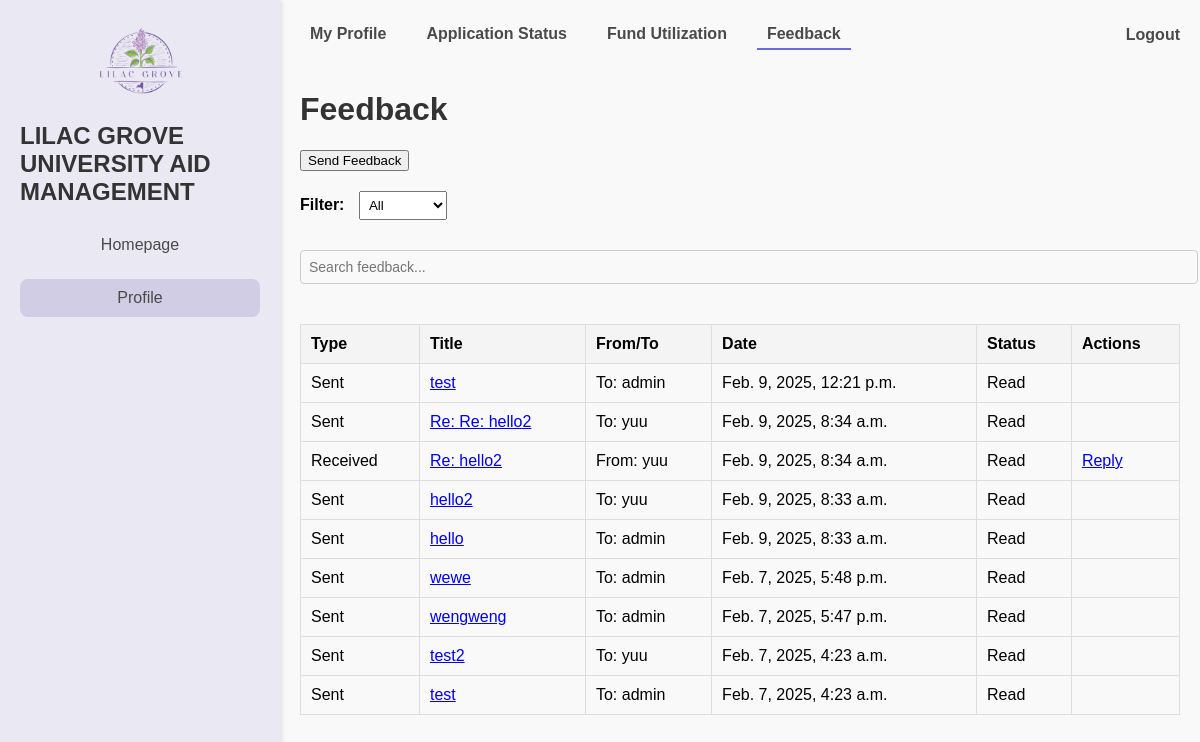
The app's page /profile/?tab=feedback (signed in) with its own data.
### feedbacks/models.py (models this page shows, shortened)
class Feedback(models.Model):
    CATEGORY_CHOICES = [
        ('system/application', 'System/Application'),
        ('aid_programs', 'Aid Programs'),
    ]
    sender = models.ForeignKey(settings.AUTH_USER_MODEL, related_name='sent_feedbacks', on_delete=models.CASCADE)
    receiver = models.ForeignKey(settings.AUTH_USER_MODEL, related_name='received_feedbacks', on_delete=models.CASCADE)
    title = models.CharField(max_length=255)
    message = models.TextField()
    category = models.CharField(max_length=20, choices=CATEGORY_CHOICES)
    attachment = models.FileField(upload_to='feedback_attachments/', blank=True, null=True)
    is_read = models.BooleanField(default=False)  # Track if the feedback is read
    created_at = models.DateTimeField(auto_now_add=True)
    updated_at = models.DateTimeField(auto_now=True)
    class Meta:
        db_table = 'feedback'

### users/models.py (models this page shows, shortened)
class Account(AbstractUser):
    ROLE_LIST = [
        ('student', 'Student'),
        ('officer', 'Aid Officer'),
        ('funder', 'Funder'),
        ('administrator', 'Administrator'),
    ]
    role = models.CharField(max_length=13, choices=ROLE_LIST)
    study_program = models.CharField(max_length=100, blank=True, null=True)  # only for Students
    years_of_study = models.IntegerField(blank=True, null=True)
    gpa = models.FloatField(blank=True, null=True)
    organization_name = models.CharField(max_length=255, blank=True, null=True)
    is_approved = models.BooleanField(default=False)
    phone_number = models.CharField(max_length=15, blank=True, null=True)
    created_at = models.DateTimeField(default=now)
    updated_at = models.DateTimeField(auto_now=True)
    class Meta:
        db_table = 'users_masterlist'

### users/views.py (the view)
# urls.py: path('profile/', views.dashboard, name = 'dashboard'),
@login_required
def dashboard(request):
    role_dashboard_map = {
        'administrator': admin_dashboard,
        'student': student_dashboard,
        'officer': officer_dashboard,
        'funder': funder_dashboard,
    }
    user_role = request.user.role
    if user_role in role_dashboard_map:
        return role_dashboard_map[user_role](request)
    else:
        messages.error(request, "Your role is not recognized. Please contact support.")
        return redirect('home')  # Redirect to a safe fallback page

### users/views.py (called while the page is built)
def role_required(role_name):
    def decorator(view_func):
        def wrapper(request, *args, **kwargs):
            if request.user.role != role_name:
                raise PermissionDenied("You do not have permission to access this page.")
            return view_func(request, *args, **kwargs)
        return wrapper
    return decorator

### users/templates/dashboards/dashboard.html (shortened to what this page needs)
{% extends "base.html" %}
{% load static %}
{% block statics %}
    <link rel="stylesheet" href="{% static 'css/Dashboard.css' %}">
{% endblock statics %}
{% block content %}
    <div class="container">
        <aside class="sidebar">
            <div class="logo">
                <img src="{% static "img/logo.png" %}" alt="Lilac Grove Logo">
                <h1>LILAC GROVE UNIVERSITY AID MANAGEMENT</h1>
            </div>
            <nav class="menu">
                {% block menu %}
                <a href="{% url 'dashboard' %}?tab=financial_aid" class="menu-item {% if active_menu == 'homepage' %}active{% endif %}">
                    Homepage
                </a>
                <a href="{% url 'dashboard' %}?tab=my_profile" class="menu-item {% if active_menu == 'profile' %}active{% endif %}">
                    Profile
                </a>
                {% endblock menu %}
            </nav>
        </aside>
        <main class="content">
            <div class="navbar">
                <div class="tabs">
                    {% for item in navbar_content %}
                    <a href="{% url 'dashboard' %}?tab={{ item.tab }}" class="tab {% if active_tab == item.tab %}active{% endif %}">
                        {{ item.name }}
                    </a>
                    {% endfor %}
                </div>
                <div class="logout">
                    <a href="{% url "logout" %}">Logout</a>
                </div>
            </div>
            {% block dashboard %}
                {% if active_tab == 'my_profile' %}
                    <section class="profile-details">
                        <div class="profile-header">
                            <h2>Profile Details</h2>
                            <button class="action-button edit-btn" data-user-id="{{ request.user.id }}" data-bs-toggle="modal" data-bs-target="#editUserModal">Edit</button>
                        </div>
                        <div class="details">
                            <form>
                                <div class="form-group full-width">
                                    <label for="username">Username</label>
                                    <input type="text" id="username" placeholder="{{user.username}}" readonly>
                                </div>
                                <div class="form-group">
                                    <label for="fullname">First Name</label>
                                    <input type="text" id="fullname" placeholder="{{user.first_name}}" readonly>
                                </div>
                                <div class="form-group">
                                    <label for="studentid">Last Name</label>
                                    <input type="text" id="lastname" placeholder="{{user.last_name}}" readonly>
                                </div>
                                <div class="form-group">
                                    <label for="email">Email</label>
                                    <input type="email" id="email" placeholder="{{user.email}}" readonly>
                                </div>
                                <div class="form-group">
                                    <label for="phone_number">Contact Number</label>
                                    <input type="tel" name="phone_number" placeholder="{{user.phone_number}}" readonly>
                                </div>
                                <div class="form-group">
                                    <label for="years_of_study">Years of Study</label>
                                    <input type="text" id="years_of_study" placeholder="{{user.years_of_study}}" readonly>
                                </div>
                                <div class="form-group">
                                    <label for="years_of_study">Study Program</label>
                                    <input type="text" id="study_program" placeholder="{{user.study_program}}" readonly>
                                </div>
                            </form>
                        </div>
                    </section>
                    {% include 'others/profilemodal.html' %}
                    <section class="impact-report">
                        <div class="report-header">
                            <h2>Impact Report</h2>
                            <button class="upload-button">Upload</button>
                        </div>
                        <table>
                            <thead>
                                <tr>
                                    <th>Document</th>
                                    <th>Status</th>
                                    <th>Last Update</th>
                                </tr>
                            </thead>
                            <tbody>
                                {% for report in reports %}
                                <tr>
                                    <td>{{ report.document_name }}</td>
                                    <td>{{ report.status }}</td>
                                    <td>{{ report.last_update }}</td>
                                </tr>
                                {% empty %}
                                <tr>
                                    <td colspan="3">No reports available</td>
                                </tr>
                                {% endfor %}
                            </tbody>
                        </table>
                    </section>
                    <div class="delete-account-section">
                        <h3>Delete Account</h3>
                        <p>To confirm your identity, please verify your password:</p>
                        <form method="POST" action="{% url 'delete_account' %}">
                            {% csrf_token %}
                            <input
                                type="password"
                                name="password"
                                placeholder="Password"
                                required
                                class="delete-account-input"
                            />
                            {% if form.errors %}
                                <div class="error-message">
                                    {% for error in form.password.errors %}
                                        <p>{{ error }}</p>
                                    {% endfor %}
                                </div>
                            {% endif %}
                            <button type="submit" class="delete-button" >Continue</button>
                        </form>
                    </div>
                {% elif active_tab == 'feedback' %}
                    {% include "feedbacks/feedback.html" with feedback_list=feedback_list %}
                {% elif active_tab == 'notification' %}
                    {% include "notifications/list.html" %}
                {% elif active_tab == 'chat' %}
                    {% include "chats/chat.html" %}
                {% endif %}
            {% endblock dashboard %}
        </main>
    </div>
{% endblock content %}

### feedbacks/templates/feedbacks/feedback.html (shortened to what this page needs)
<!DOCTYPE html>
<html lang="en">
<head>
</head>
<body>
    <h1>Feedback</h1>
    <div class="actions">
        <button onclick="openModal('send-feedback')">Send Feedback</button>
    </div>
    <div class="filters">
        <label for="filter-dropdown">Filter:</label>
        <select id="filter-dropdown" onchange="filterFeedback(this.value)">
            <option value="all">All</option>
        </select>
    </div>
    <div class="search-bar">
        <input type="text" id="search-input" placeholder="Search feedback..." onkeyup="filterFeedback()">
    </div>
    <table id="feedback-table">
        <thead>
            <tr>
                <th>Type</th>
                <th>Title</th>
                <th>From/To</th>
                <th>Date</th>
                <th>Status</th>
                <th>Actions</th>
            </tr>
        </thead>
        <tbody>
            {% for item in feedback_list %}
                <tr class="feedback-row {% if item.type == 'Sent' %}sent{% else %}received{% endif %}">
                    <td>{{ item.type }}</td>
                    <td>
                        <a href="#"
                            onclick="showFeedbackContent(
                                '{{ item.feedback.id }}',
                                '{{ item.feedback.title|escapejs }}',
                                '{{ item.feedback.message|escapejs }}',
                                {% if item.feedback.attachment %}'{{ item.feedback.attachment.url|escapejs }}'{% else %}null{% endif %}
                            )">
                            {{ item.feedback.title }}
                        </a>
                    </td>
                    <td>
                        {% if item.type == 'Sent' %}
                            To: {{ item.feedback.receiver.username }}
                        {% else %}
                            From: {{ item.feedback.sender.username }}
                        {% endif %}
                    </td>
                    <td>{{ item.feedback.created_at }}</td>
                    <td id="status-{{item.feedback.id}}">
                        {% if not item.feedback.is_read and item.feedback.receiver == request.user %}
                            <strong>Unread</strong>
                        {% else %}
                            Read
                        {% endif %}
                    </td>
                    <td>
                        {% if item.feedback.receiver == request.user %}
                            <a href="#" onclick="openReplyModal({{ item.feedback.id }})">Reply</a>
                        {% endif %}
                    </td>
                </tr>
            {% empty %}
                <tr>
                    <td colspan="6">No feedback available.</td>
                </tr>
            {% endfor %}
        </tbody>
    </table>
</body>
</html>

### static/css/main.css (style rules this page uses)
body { font-family: Arial, sans-serif; margin: 0; padding: 0; background-color: #f9f9f9; min-height: 100vh; display: flex; justify-content: center; align-items: center; }

### users/static/css/dashboard.css (style rules this page uses)
.container { display: flex; min-height: 100vh; width: 100%; margin: 0; padding: 0; overflow: hidden; }
.sidebar { width: 240px; background-color: #eae8f2; padding: 20px; box-shadow: 2px 0 5px rgba(0, 0, 0, 0.1); }
.logo img { max-width: 120px; margin: 0 auto 20px; display: block; }
.menu { display: flex; flex-direction: column; gap: 15px; }
.menu-item { text-decoration: none; color: #4a4a4a; font-size: 16px; padding: 10px; text-align: center; border-radius: 8px; transition: background-color 0.3s; }
.menu-item:hover, .menu-item.active { background-color: #d1cde5; color: #4a4a4a; }
.content { flex: 1; display: flex; flex-direction: column; padding: 20px; box-sizing: border-box; width: calc(100% - 240px); overflow-y: auto; }
.navbar { display: flex; justify-content: space-between; align-items: center; margin-bottom: 20px; }
.tabs { display: flex; gap: 20px; }
.tab { text-decoration: none; font-weight: bold; color: #4a4a4a; padding: 5px 10px; border-bottom: 2px solid transparent; transition: border-color 0.3s; }
.tab.active { border-color: #6b6bdf; }
.logout a { text-decoration: none; color: #4a4a4a; font-weight: bold; }
label { font-weight: bold; margin-bottom: 5px; }
input { padding: 10px; border: 1px solid #ccc; border-radius: 5px; background-color: #f9f9f9; font-size: 14px; }

### feedbacks/templates/feedbacks/feedback.html (style rules this page uses)
h1 { color: #333; }
.actions, .filters, .search-bar { margin-bottom: 20px; }
.filters select { padding: 5px; margin-left: 10px; }
.search-bar input { width: 100%; padding: 8px; margin-top: 10px; border: 1px solid #ccc; border-radius: 4px; }
table { width: 100%; border-collapse: collapse; margin-top: 20px; }
table th, table td { padding: 10px; border: 1px solid #ddd; text-align: left; }
table th { background-color: #f4f4f4; }
table tr:nth-child(even) { background-color: #f9f9f9; }

### records on screen
Feedback: type "Sent", feedback "test", feedback.receiver.username "admin", feedback.created_at "Feb. 9, 2025, 12:21 p.m.", is_read "Read"
Feedback: type "Sent", feedback "Re: Re: hello2", feedback.receiver.username "yuu", feedback.created_at "Feb. 9, 2025, 8:34 a.m.", is_read "Read"
Feedback: type "Received", feedback "Re: hello2", feedback.sender.username "yuu", feedback.created_at "Feb. 9, 2025, 8:34 a.m.", is_read "Read"
Feedback: type "Sent", feedback "hello2", feedback.receiver.username "yuu", feedback.created_at "Feb. 9, 2025, 8:33 a.m.", is_read "Read"
Feedback: type "Sent", feedback "hello", feedback.receiver.username "admin", feedback.created_at "Feb. 9, 2025, 8:33 a.m.", is_read "Read"
Feedback: type "Sent", feedback "wewe", feedback.receiver.username "admin", feedback.created_at "Feb. 7, 2025, 5:48 p.m.", is_read "Read"
Feedback: type "Sent", feedback "wengweng", feedback.receiver.username "admin", feedback.created_at "Feb. 7, 2025, 5:47 p.m.", is_read "Read"
Feedback: type "Sent", feedback "test2", feedback.receiver.username "yuu", feedback.created_at "Feb. 7, 2025, 4:23 a.m.", is_read "Read"
Feedback: type "Sent", feedback "test", feedback.receiver.username "admin", feedback.created_at "Feb. 7, 2025, 4:23 a.m.", is_read "Read"

### other values on screen
{{ item.name }} "My Profile" "Application Status" "Fund Utilization" "Feedback"
